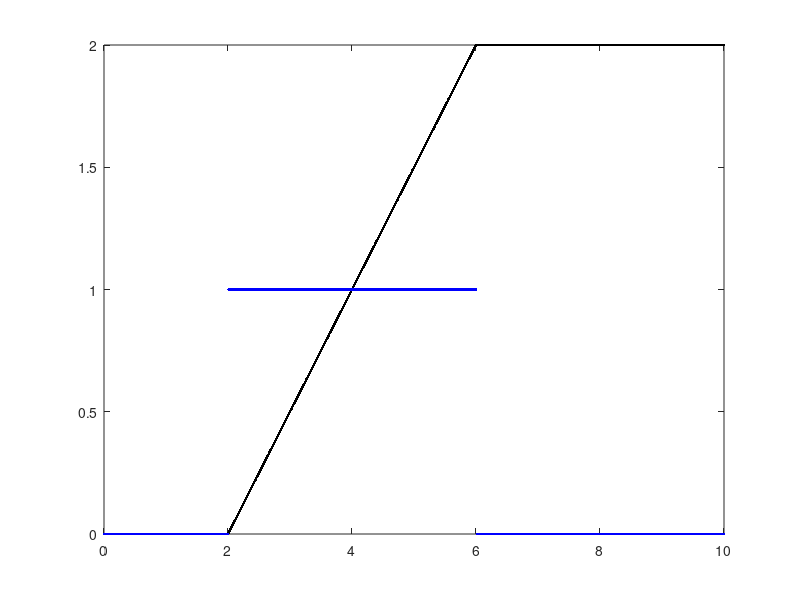

Write the MATLAB code that produced this figure.
cd /media/seba/Respaldo/seba/Doctorado/investigacion/simulacion/ws/src/my_controller/scripts/matlab
%%
Ts=0.01;
Tf=10;
t=0:Ts:Tf;
x_in=zeros(1,length(t));
T_ini=2;
x_in(t>T_ini)=1;
% x_in=t;
T_ini=6;
x_in(t>T_ini)=0;

plot(t,x_in,'b.')
%%
% Calculo de la derivada
N=0;
D0=(N*Ts-2)/(N*Ts+2);
D1=2/(N*Ts+2);
I1=Ts/2;
 D0=0;
 D1=2/Ts;


L=length(x_in);
y=zeros(1,L);
yp=zeros(1,L);
for i=2:L
%     y(i)=D1*(x_in(i)-x_in(i-1))+D0*y(i-1);
%      y(i)=D1*(x_in(i)-x_in(i-1))+D0*y(i-1);
     y(i)=I1*x_in(i)+y(i-1);
     yp(i)=D1*(y(i)-y(i-1))+D0*yp(i-1);
end
% plot(t,x_in,'k.');hold on
plot(t,y,'k.');hold on
plot(t,yp,'b.');hold off